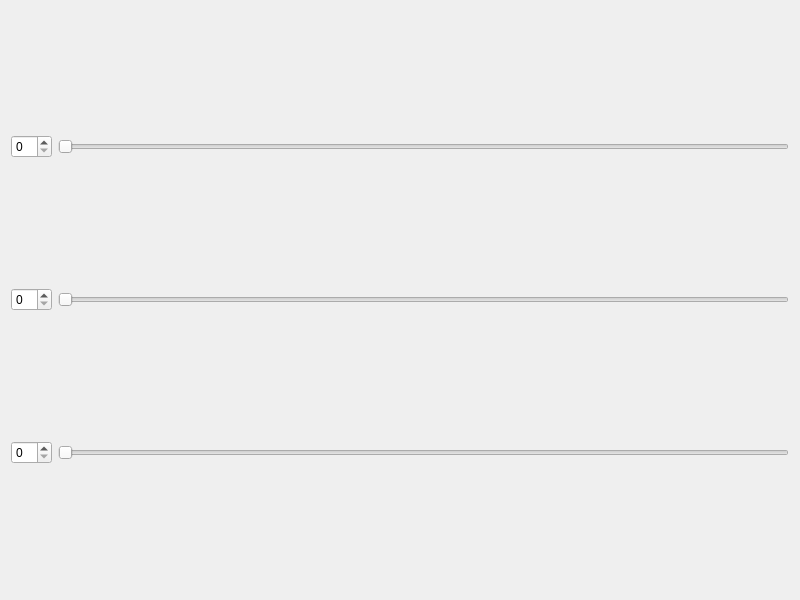
<?xml version="1.0" encoding="UTF-8"?>
<ui version="4.0">
 <class>Widget</class>
 <widget class="QWidget" name="Widget">
  <property name="geometry">
   <rect>
    <x>0</x>
    <y>0</y>
    <width>800</width>
    <height>600</height>
   </rect>
  </property>
  <property name="windowTitle">
   <string>Widget</string>
  </property>
  <layout class="QVBoxLayout" name="verticalLayout">
   <item>
    <layout class="QHBoxLayout" name="horizontalLayout">
     <item>
      <widget class="QSpinBox" name="spinBox1"/>
     </item>
     <item>
      <widget class="QSlider" name="slider1">
       <property name="orientation">
        <enum>Qt::Orientation::Horizontal</enum>
       </property>
      </widget>
     </item>
    </layout>
   </item>
   <item>
    <layout class="QHBoxLayout" name="horizontalLayout_2">
     <item>
      <widget class="QSpinBox" name="spinBox2"/>
     </item>
     <item>
      <widget class="QSlider" name="slider2">
       <property name="orientation">
        <enum>Qt::Orientation::Horizontal</enum>
       </property>
      </widget>
     </item>
    </layout>
   </item>
   <item>
    <layout class="QHBoxLayout" name="horizontalLayout_3">
     <item>
      <widget class="QSpinBox" name="spinBox3"/>
     </item>
     <item>
      <widget class="QSlider" name="slider3">
       <property name="orientation">
        <enum>Qt::Orientation::Horizontal</enum>
       </property>
      </widget>
     </item>
    </layout>
   </item>
  </layout>
 </widget>
 <resources/>
 <connections/>
</ui>
